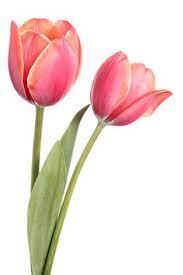
#> input picture Examen P1/P3.jpg, 183 x 275 px, found by its file name
$ python p2Examen_22110390.py
#> lines starting #> are read from the running program, lines starting #| are printed output that depends on the picture
import cv2
import numpy as np
import matplotlib.pyplot as plt

# Crear el kernel Laplaciano
kernel = np.array([[0, -1, 0],
                   [-1, 4, -1],
                   [0, -1, 0]])

# Leer la imagen en escala de grises
imagen = cv2.imread('P3.jpg', cv2.IMREAD_GRAYSCALE)
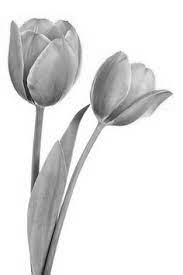
#> imagen: shape (275, 183); min 17, max 255, mean 225.1

# Aplicar el filtro usando el kernel
imagen_filtrada = cv2.filter2D(imagen, -1, kernel)
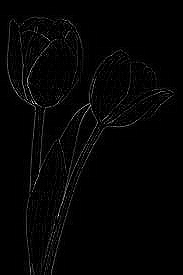
#> imagen_filtrada: shape (275, 183); min 0, max 255, mean 4.3

# Mostrar la imagen original y la imagen filtrada
plt.figure(figsize=(10, 5))

plt.subplot(1, 2, 1)
plt.title("Imagen Original")
plt.imshow(imagen, cmap='gray')
plt.axis('off')

plt.subplot(1, 2, 2)
plt.title("Imagen con Kernel Laplaciano")
plt.imshow(imagen_filtrada, cmap='gray')
plt.axis('off')

plt.show()
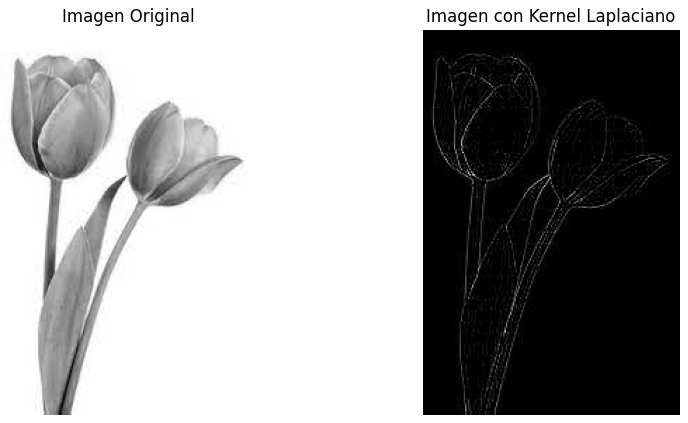
#> figure drawn by matplotlib, 2 panels
